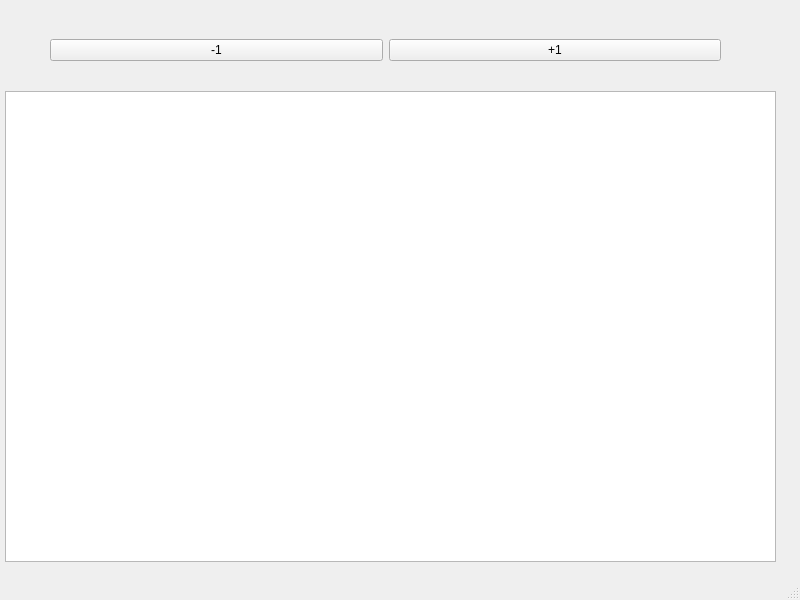
<?xml version="1.0" encoding="UTF-8"?>
<ui version="4.0">
 <class>MainWindow</class>
 <widget class="QMainWindow" name="MainWindow">
  <property name="geometry">
   <rect>
    <x>0</x>
    <y>0</y>
    <width>800</width>
    <height>600</height>
   </rect>
  </property>
  <property name="windowTitle">
   <string>MainWindow</string>
  </property>
  <widget class="QWidget" name="centralwidget">
   <widget class="QGraphicsView" name="graphicsView">
    <property name="geometry">
     <rect>
      <x>5</x>
      <y>91</y>
      <width>771</width>
      <height>471</height>
     </rect>
    </property>
   </widget>
   <widget class="QWidget" name="">
    <property name="geometry">
     <rect>
      <x>50</x>
      <y>30</y>
      <width>671</width>
      <height>41</height>
     </rect>
    </property>
    <layout class="QHBoxLayout" name="horizontalLayout">
     <item>
      <widget class="QPushButton" name="pushButton">
       <property name="text">
        <string>-1</string>
       </property>
      </widget>
     </item>
     <item>
      <widget class="QPushButton" name="pushButton_2">
       <property name="text">
        <string>+1</string>
       </property>
      </widget>
     </item>
    </layout>
   </widget>
  </widget>
  <widget class="QMenuBar" name="menubar">
   <property name="geometry">
    <rect>
     <x>0</x>
     <y>0</y>
     <width>800</width>
     <height>26</height>
    </rect>
   </property>
  </widget>
  <widget class="QStatusBar" name="statusbar"/>
 </widget>
 <resources/>
 <connections/>
</ui>
